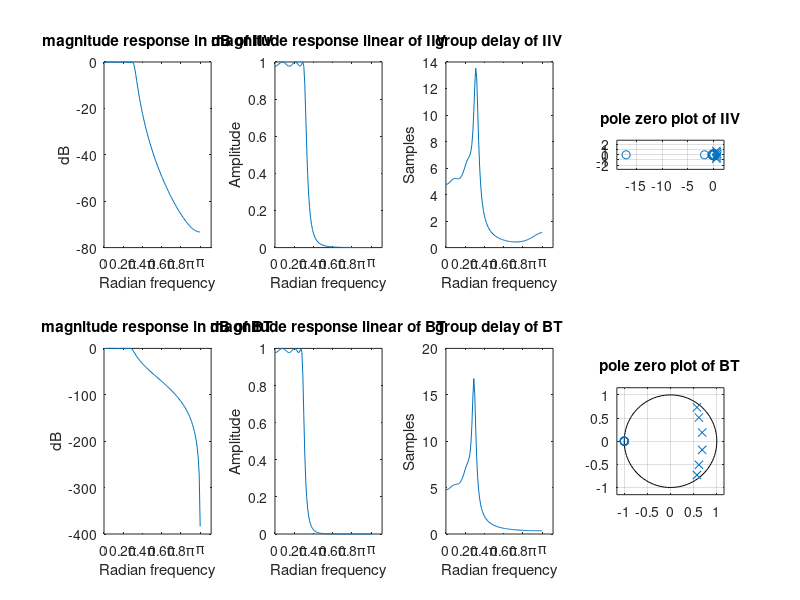
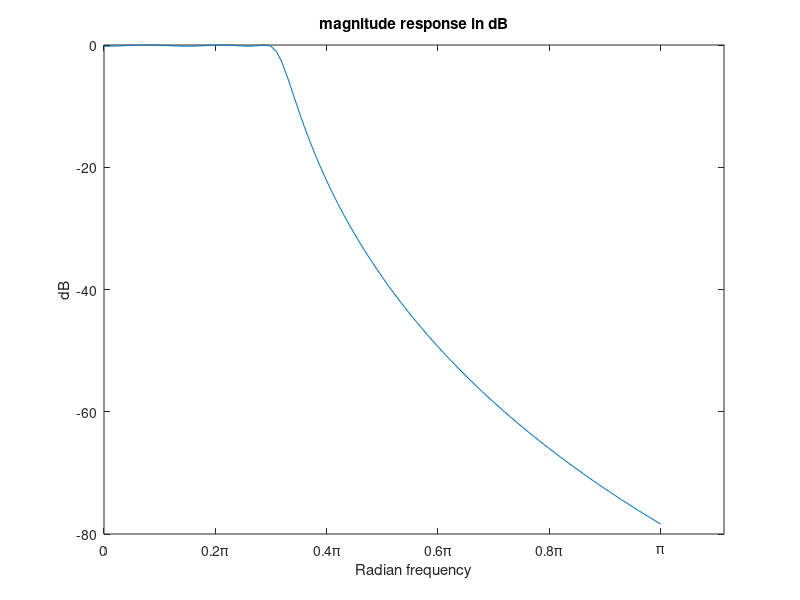

Source code (MATLAB) for these figures, in order:
clc; clear;
%% given specification
Wp = 0.3*pi; % passband edge frequency (rad/sec)
Ws = 0.4*pi; % stopband edge frequency (rad/sec)
Rp = 0.2;     % max passband attenuation (dB)
Rs = 20;    % max stopband attenuation (dB)
%% analog filter
n = cheb1ord( Wp/pi, Ws/pi, Rp, Rs); % lowest order n
[b, a] = cheby1( n, Rp, Wp, 's'); % Hc(s) = B(s)/A(s)

%% digital filter
[bz_iiv, az_iiv] = impinvar(b,a,1); %fs = 1/Td = 1
[bz_bil, az_bil] = bilinear(b,a,1);

% frequency response
w = 0:pi/100:pi;
h_iiv = freqz(bz_iiv, az_iiv, w);   % discrete: freq'z' 
h_bil = freqz(bz_bil, az_bil, w);

%group delay
gd_iiv = grpdelay(bz_iiv, az_iiv, w);
gd_bil = grpdelay(bz_bil, az_bil, w);


%% plot LPF
f1 = figure('Name', 'Chebyshev Type 1 LPF', 'NumberTitle', 'off');

% magnitude in dB = 20*log10(abs(h))
subplot(2,4,1);
plot(w, 20*log10(abs(h_iiv)));
xlabel('Radian frequency');
xticks([0:0.2*pi:pi]);
xticklabels({'0', '0.2\pi', '0.4\pi', '0.6\pi', '0.8\pi', '\pi'});
ylabel('dB');
title('magnitude response in dB of IIV');
subplot(2,4,5);
plot(w, 20*log10(abs(h_bil)));
xlabel('Radian frequency');
xticks([0:0.2*pi:pi]);
xticklabels({'0', '0.2\pi', '0.4\pi', '0.6\pi', '0.8\pi', '\pi'});
ylabel('dB');
title('magnitude response in dB of BT');

% magnitude linear = abs(h)
subplot(2,4,2);
plot(w, abs( h_iiv));
xlabel('Radian frequency');
xticks([0:0.2*pi:pi]);
xticklabels({'0', '0.2\pi', '0.4\pi', '0.6\pi', '0.8\pi', '\pi'});
ylabel('Amplitude');
title('magnitude response linear of IIV');
subplot(2,4,6);
plot(w, abs( h_bil));
xlabel('Radian frequency');
xticks([0:0.2*pi:pi]);
xticklabels({'0', '0.2\pi', '0.4\pi', '0.6\pi', '0.8\pi', '\pi'});
ylabel('Amplitude');
title('magnitude response linear of BT');

% group delay
subplot(2,4,3);
plot(w, gd_iiv);
xlabel('Radian frequency');
xticks([0:0.2*pi:pi]);
xticklabels({'0', '0.2\pi', '0.4\pi', '0.6\pi', '0.8\pi', '\pi'});
ylabel('Samples');
title('group delay of IIV');
subplot(2,4,7);
plot(w, gd_bil);
xlabel('Radian frequency');
xticks([0:0.2*pi:pi]);
xticklabels({'0', '0.2\pi', '0.4\pi', '0.6\pi', '0.8\pi', '\pi'});
ylabel('Samples');
title('group delay of BT');

% pole zero
subplot(2,4,4);
zplane(bz_iiv, az_iiv);
title('pole zero plot of IIV');
subplot(2,4,8);
zplane(bz_bil, az_bil);
title('pole zero plot of BT');

%% plot analog
h = freqs(b, a, w);   % analog: freq's'
f2 = figure('Name', 'Chebyshev Type 1 LPF ANALOG', 'NumberTitle', 'off');
plot(w, 20*log10(abs(h)));
xlabel('Radian frequency');
xticks([0:0.2*pi:pi]);
xticklabels({'0', '0.2\pi', '0.4\pi', '0.6\pi', '0.8\pi', '\pi'});
ylabel('dB');
title('magnitude response in dB');
